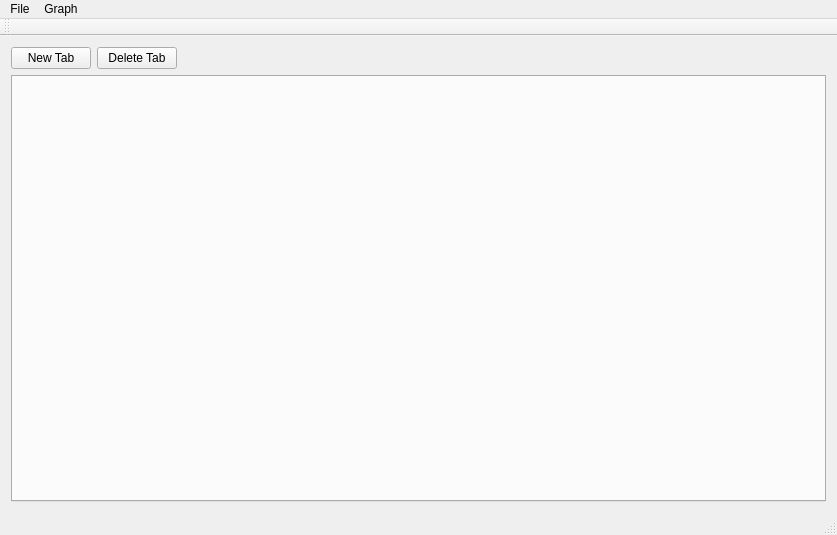
<?xml version="1.0" encoding="UTF-8"?>
<ui version="4.0">
 <class>MainWindow</class>
 <widget class="QMainWindow" name="MainWindow">
  <property name="geometry">
   <rect>
    <x>0</x>
    <y>0</y>
    <width>837</width>
    <height>535</height>
   </rect>
  </property>
  <property name="windowTitle">
   <string>Dashboard</string>
  </property>
  <widget class="QWidget" name="centralWidget">
   <property name="enabled">
    <bool>true</bool>
   </property>
   <layout class="QVBoxLayout" name="verticalLayout_2">
    <item>
     <layout class="QVBoxLayout" name="verticalLayout">
      <item>
       <layout class="QHBoxLayout" name="horizontalLayout">
        <item>
         <widget class="QPushButton" name="newTabButton">
          <property name="text">
           <string>New Tab</string>
          </property>
         </widget>
        </item>
        <item>
         <widget class="QPushButton" name="deleteTabButton">
          <property name="text">
           <string>Delete Tab</string>
          </property>
         </widget>
        </item>
        <item>
         <spacer name="horizontalSpacer">
          <property name="orientation">
           <enum>Qt::Horizontal</enum>
          </property>
          <property name="sizeHint" stdset="0">
           <size>
            <width>40</width>
            <height>20</height>
           </size>
          </property>
         </spacer>
        </item>
       </layout>
      </item>
      <item>
       <widget class="QTabWidget" name="tabWidget">
        <property name="currentIndex">
         <number>-1</number>
        </property>
       </widget>
      </item>
     </layout>
    </item>
   </layout>
  </widget>
  <widget class="QMenuBar" name="menuBar">
   <property name="geometry">
    <rect>
     <x>0</x>
     <y>0</y>
     <width>837</width>
     <height>21</height>
    </rect>
   </property>
   <widget class="QMenu" name="menuTeam_pear_example_UI">
    <property name="title">
     <string>File</string>
    </property>
    <addaction name="actionImport_CSV"/>
   </widget>
   <widget class="QMenu" name="menuGraph">
    <property name="title">
     <string>Graph</string>
    </property>
    <addaction name="actionData_Filter_Options"/>
    <addaction name="separator"/>
    <addaction name="actionGenerate_Pie_Chart"/>
    <addaction name="actionGenerate_Bar_Graph"/>
    <addaction name="separator"/>
    <addaction name="actionSave_Graph"/>
    <addaction name="actionPrint_Graph"/>
   </widget>
   <addaction name="menuTeam_pear_example_UI"/>
   <addaction name="menuGraph"/>
  </widget>
  <widget class="QToolBar" name="mainToolBar">
   <attribute name="toolBarArea">
    <enum>TopToolBarArea</enum>
   </attribute>
   <attribute name="toolBarBreak">
    <bool>false</bool>
   </attribute>
  </widget>
  <widget class="QStatusBar" name="statusBar"/>
  <action name="actionImport_CSV">
   <property name="text">
    <string>Import CSV</string>
   </property>
   <property name="shortcut">
    <string>Alt+I</string>
   </property>
  </action>
  <action name="actionGenerate_Pie_Chart">
   <property name="text">
    <string>Generate Pie Chart</string>
   </property>
   <property name="shortcut">
    <string>Alt+P</string>
   </property>
  </action>
  <action name="actionGenerate_Bar_Graph">
   <property name="text">
    <string>Generate Bar Graph</string>
   </property>
   <property name="shortcut">
    <string>Alt+B</string>
   </property>
  </action>
  <action name="actionSave_Graph">
   <property name="text">
    <string>Save Graph</string>
   </property>
   <property name="shortcut">
    <string>Alt+S</string>
   </property>
  </action>
  <action name="actionPrint_Graph">
   <property name="text">
    <string>Print Graph</string>
   </property>
  </action>
  <action name="actionData_Filter_Options">
   <property name="text">
    <string>Data Filter Options</string>
   </property>
  </action>
 </widget>
 <layoutdefault spacing="6" margin="11"/>
 <resources/>
 <connections/>
</ui>
